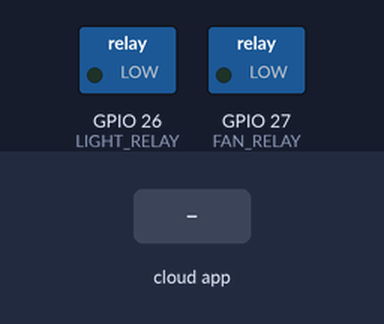
The sketch below on a simulated ESP32. Parts: switched loads named in the sketch (green lamp = pin HIGH). The test bench sets the inputs (shaded band). WiFi joins after 1.5 s; servers stay silent unless stated; the Firebase database answers and starts empty.

Above: at 2.7 s.
2.8 s: the phone or cloud app sets light to 1
At 4.4 s:
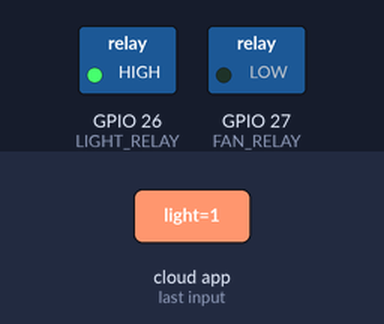
4.7 s: the phone or cloud app sets fan to 1
At 6.2 s:
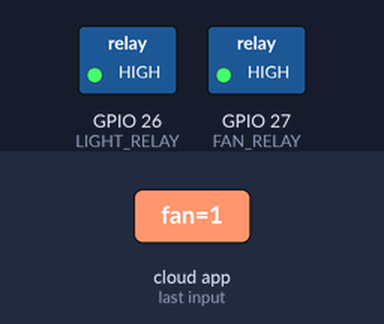
6.5 s: the phone or cloud app sets light to 0
At 7.5 s:
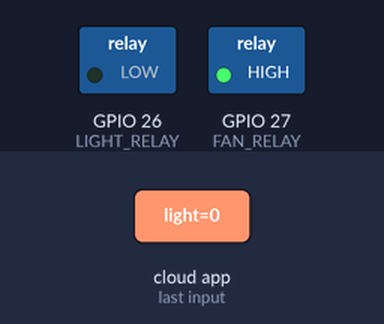
8.7 s: the phone or cloud app sets fan to 0
At 9.5 s:
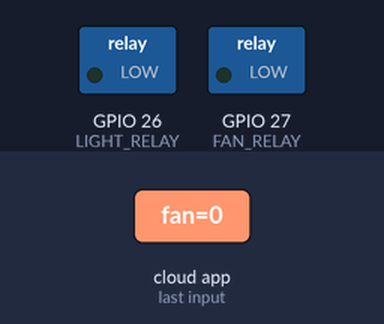
Timing chart, 0 to 11.5 s (numbered marks = the images above; inputs shaded):
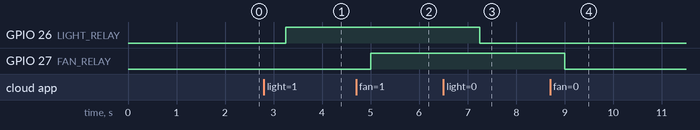

The sketch:

esp32_master.ino
```cpp
#include <WiFi.h>
#include <FirebaseESP32.h>

// WiFi Credentials
#define WIFI_SSID "YOUR_WIFI"
#define WIFI_PASSWORD "YOUR_PASSWORD"

// Firebase Credentials
#define FIREBASE_HOST "your-project.firebaseio.com"
#define FIREBASE_AUTH "YOUR_FIREBASE_SECRET"

// Relay Pins
#define LIGHT_RELAY 26
#define FAN_RELAY   27

FirebaseData fbdo;

void setup() {
  Serial.begin(9600);

  pinMode(LIGHT_RELAY, OUTPUT);
  pinMode(FAN_RELAY, OUTPUT);

  WiFi.begin(WIFI_SSID, WIFI_PASSWORD);
  while (WiFi.status() != WL_CONNECTED) {
    delay(500);
  }

  Firebase.begin(FIREBASE_HOST, FIREBASE_AUTH);
  Firebase.reconnectWiFi(true);
}

void loop() {

  if (Firebase.getBool(fbdo, "/home/light")) {
    digitalWrite(LIGHT_RELAY, fbdo.boolData() ? HIGH : LOW);
  }

  if (Firebase.getBool(fbdo, "/home/fan")) {
    digitalWrite(FAN_RELAY, fbdo.boolData() ? HIGH : LOW);
  }

  delay(500);
}
```

Measured:
- after the input at 2.8 s, GPIO 26 (LIGHT_RELAY): LOW → HIGH after 0.45 s
- after the input at 4.7 s, GPIO 27 (FAN_RELAY): LOW → HIGH after 0.30 s
- after the input at 6.5 s, GPIO 26 (LIGHT_RELAY): HIGH → LOW after 0.75 s
- after the input at 8.7 s, GPIO 27 (FAN_RELAY): HIGH → LOW after 0.30 s
